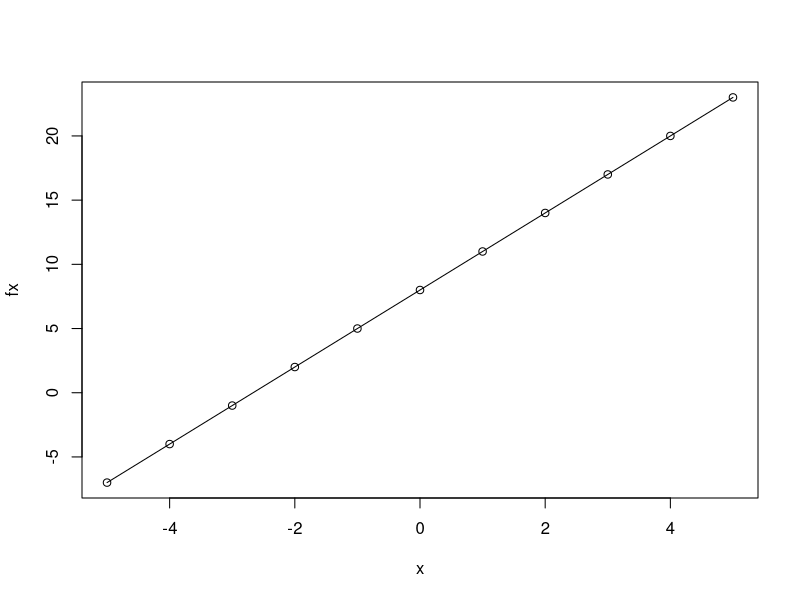
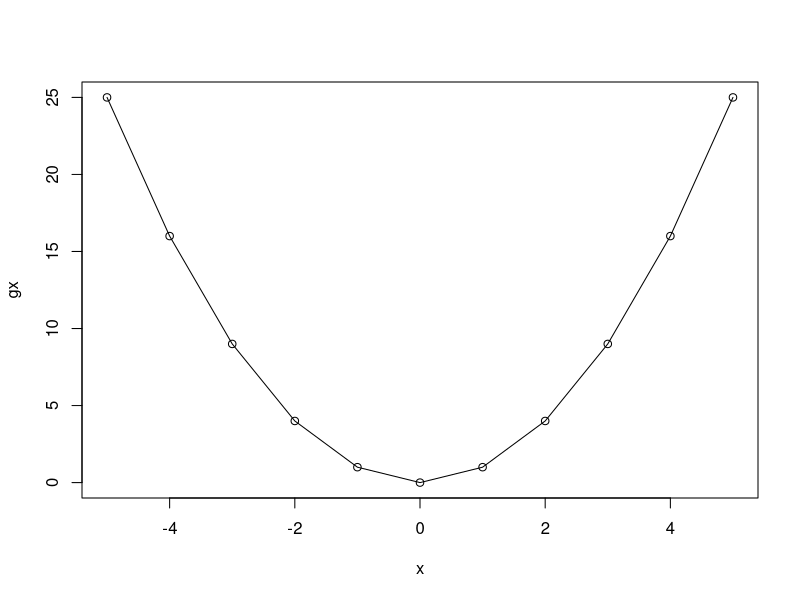
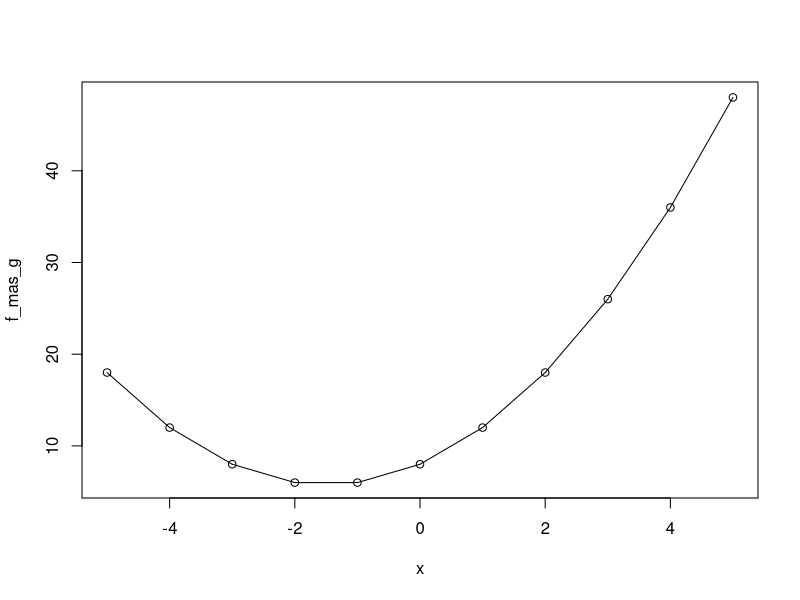
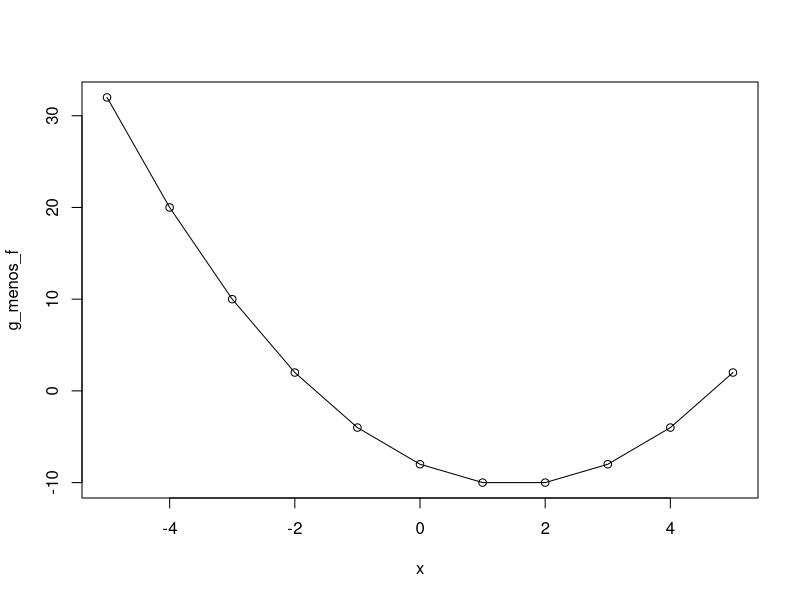
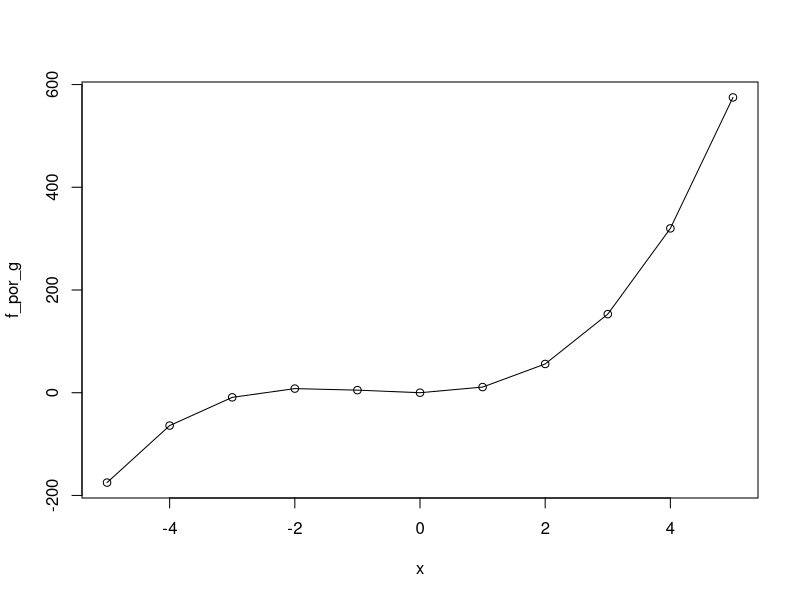
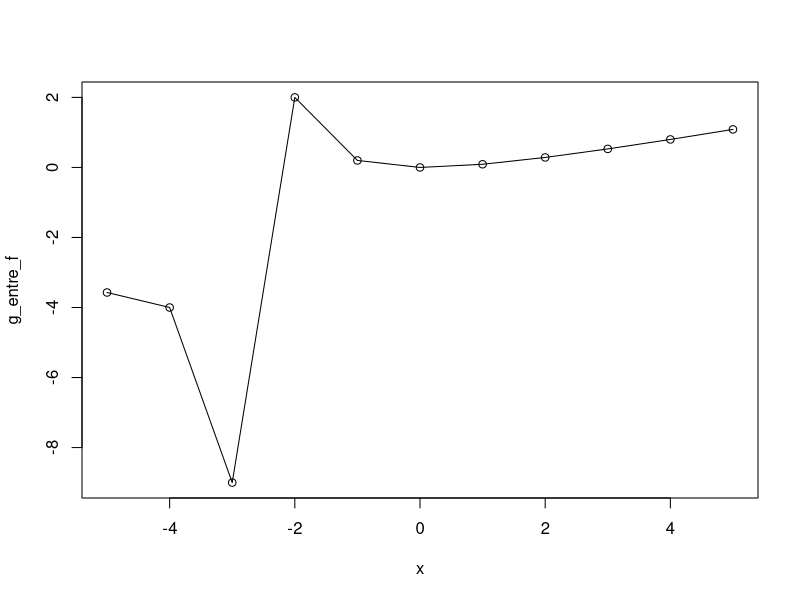

The R source for these figures, in order:
## ---- chunk 1
x<-(-5:5)
## ---- chunk 2
fx<-3*x+8
fx
## ---- chunk 3
gx<-x^2
gx
## ---- chunk 4
plot(x,fx, type="o")
## ---- chunk 5
plot(x,gx, type="o")
## ---- chunk 6
f_mas_g<-fx+gx
f_mas_g
## ---- chunk 7
plot(x, f_mas_g, type = "o")
## ---- chunk 8
g_menos_f<-gx-fx
g_menos_f
## ---- chunk 9
plot(x, g_menos_f, type = "o")
## ---- chunk 10
f_por_g<-fx*gx
f_por_g
## ---- chunk 11
plot(x,f_por_g, type = "o")
## ---- chunk 12
g_entre_f<-gx/fx
g_entre_f
## ---- chunk 13
plot(x,g_entre_f, type = "o")
## ---- chunk 14
tabla<-data.frame(x,fx,gx,f_mas_g,g_menos_f,f_por_g,g_entre_f)
tabla
